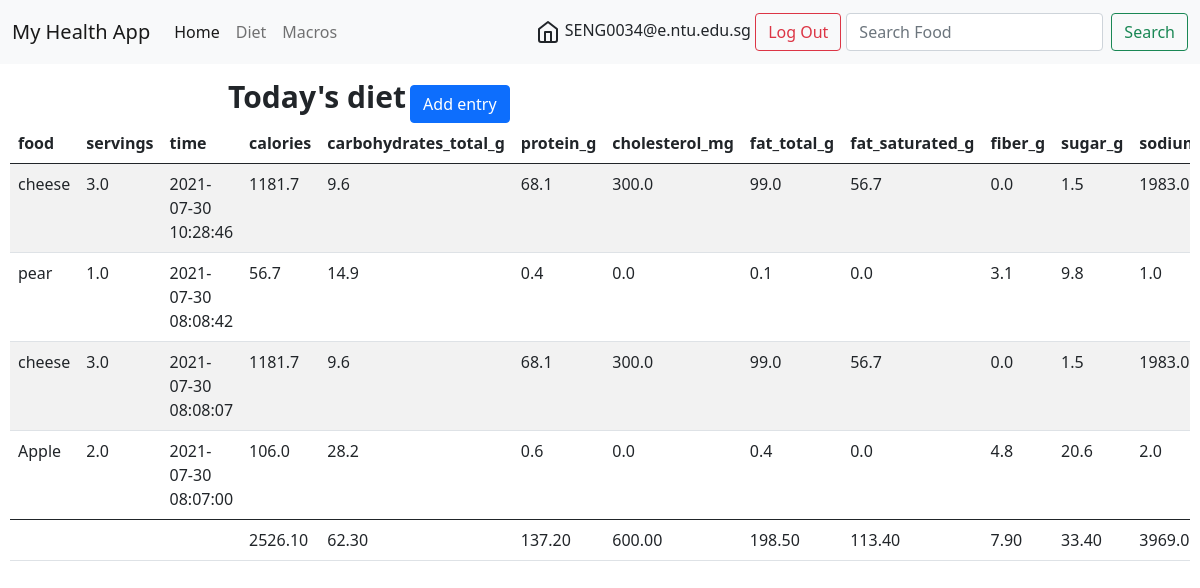
Page /diet (signed in) on the committed database.
### tables this page shows
CREATE TABLE entries (entry_id INTEGER, food TEXT NOT NULL, servings REAL, time TIMESTAMP DEFAULT CURRENT_TIMESTAMP, user_id INTEGER,  PRIMARY KEY(entry_id), FOREIGN KEY (user_id) REFERENCES users(id));

CREATE TABLE diet (diet_id INTEGER, calories REAL, carbohydrates_total_g REAL, protein_g REAL, cholesterol_mg REAL, fat_total_g REAL, fat_saturated_g REAL , fiber_g REAL, sugar_g REAL, sodium_mg REAL, potassium_mg REAL, FOREIGN KEY(diet_id ) REFERENCES entries(entry_id));

### app.py (the view, shortened to what this page needs)
@app.route("/diet", methods=["GET", "POST"])
@login_required
def diet():
    if request.method == "GET":
        con = sqlite3.connect('test.db')
        con.row_factory = sqlite3.Row
        cur = con.cursor()
        res = cur.execute("""SELECT * FROM entries INNER JOIN diet ON entries.entry_id = diet.diet_id
                            WHERE user_id = ? AND time>= (SELECT datetime('now','start of day')) ORDER BY time DESC;""", (session["user_id"], )).fetchall()
        res2 = cur.execute("""SELECT SUM(calories), SUM(carbohydrates_total_g), SUM(protein_g), SUM(cholesterol_mg), SUM(fat_total_g), SUM(fat_saturated_g), SUM(fiber_g),
                            SUM(sugar_g), SUM(sodium_mg), SUM(potassium_mg) FROM entries INNER JOIN diet ON entries.entry_id = diet.diet_id
                            WHERE user_id = ? AND time>= (SELECT datetime('now','start of day'));""", (session["user_id"], )).fetchall()
        cur.close()
        dic = {}
        if res:
            dic['header_list'] = res[0].keys()
            dic['query_rows'] = res
            dic['total_counts'] = res2
        print(len(res2))
        print(tuple(res2[0]))
        return render_template("diet.html", dic=dic)

### helpers.py (called while the page is built)
def login_required(f):
    @wraps(f)
    def decorated_function(*args, **kwargs):
        if session.get("user_id") is None:
            return redirect("/login")
        return f(*args, **kwargs)
    return decorated_function

### templates/diet.html (shortened to what this page needs)
{% extends "root.html" %}
{% block main %}
<div class="container" style="max-width: 767.98px">
  <div style="margin: auto; display: block;">
    <label style="font-size: 30px;"><b>Today's diet</b></label>
    <button type="button" class="btn btn-primary" data-bs-toggle="modal" data-bs-target="#exampleModal">
      Add entry
    </button>
  </div>
</div>
{% if dic %}
<div class="table-responsive">
  <table class="table table-striped">
    <thead>
      <tr>
        {% for header in dic['header_list'] %}
          {% if header not in ["user_id", "entry_id", "diet_id"] %}
          <th scope="col">{{header}}</th>
          {% endif %}
        {% endfor %}
      </tr>
    </thead>
    <tbody>
      {% for row in dic['query_rows'] %}
      <tr>
        {% for r in row %}
        {% if loop.index0 not in [0,4,5] %}
          <td>{{r}}</td>
        {% endif %}
        {% endfor %}
      </tr>
      {% endfor %}
    </tbody>
    <tfoot>
      {% for i in range(3) %}
        <td></td>
      {% endfor %}
      {% for count in dic['total_counts'][0] %}
          <td>{{"%.2f"|format(count)}}</td>
      {% endfor %}
    </tfoot>
  </table>
</div>
{% else %}
Table is empty
{% endif %}
{% endblock %}

### templates/root.html (shortened to what this page needs)
<!DOCTYPE html>
<html lang="en">
<head>
    <link href="https://cdn.jsdelivr.net/npm/bootstrap@5.0.2/dist/css/bootstrap.min.css" rel="stylesheet">
</head>
<body>
    <nav class="navbar navbar-expand-lg navbar-light bg-light">
      <div class="container-fluid">
            <a class="navbar-brand" href="/">My Health App</a>
            <div class="collapse navbar-collapse" id="navbarSupportedContent">
              <ul class="navbar-nav me-auto mb-2 mb-lg-0">
                <li class="nav-item">
                  <a class="nav-link active" aria-current="page" href="#">Home</a>
                </li>
                <li class="nav-item">
                  <a class="nav-link" href="/diet">Diet</a>
                </li>
                <li class="nav-item">
                  <a class="nav-link" href="/macros">Macros</a>
                </li>
              </ul>
              {% if session["email"] %}
              <i data-feather="home"></i>
              <div style="padding: 5px">
                    {{session["email"]}}
                    <a class="btn btn-outline-danger my-2 my-sm-0" href="/logout">Log Out</a>
              </div>
              {% endif %}
            <form class="d-flex" action="/search">
              <input class="form-control me-2" name="search" placeholder="Search Food">
              <button class="btn btn-outline-success" type="submit">Search</button>
            </form>
          </div>
        </div>
      </nav>
      <div class="jumbotron" style="padding: 10px;">
        {% block main %}{% endblock %}
      </div>
</body>
</html>

### rows in the picture
diet: calories "1181.7", carbohydrates_total_g "9.6", protein_g "68.1", cholesterol_mg "300.0", fat_total_g "99.0", fat_saturated_g "56.7", fiber_g "0.0", sugar_g "1.5", sodium_mg "1983.0"
entries: food "cheese", servings "3.0", time "2021-07-30 10:28:46"
diet: calories "56.7", carbohydrates_total_g "14.9", protein_g "0.4", cholesterol_mg "0.0", fat_total_g "0.1", fat_saturated_g "0.0", fiber_g "3.1", sugar_g "9.8", sodium_mg "1.0"
entries: food "pear", servings "1.0", time "2021-07-30 08:08:42"
diet: calories "1181.7", carbohydrates_total_g "9.6", protein_g "68.1", cholesterol_mg "300.0", fat_total_g "99.0", fat_saturated_g "56.7", fiber_g "0.0", sugar_g "1.5", sodium_mg "1983.0"
entries: food "cheese", servings "3.0", time "2021-07-30 08:08:07"
diet: calories "106.0", carbohydrates_total_g "28.2", protein_g "0.6", cholesterol_mg "0.0", fat_total_g "0.4", fat_saturated_g "0.0", fiber_g "4.8", sugar_g "20.6", sodium_mg "2.0"
entries: food "Apple", servings "2.0", time "2021-07-30 08:07:00"

### other values in the picture
{{ session["email"] }} "SENG0034@e.ntu.edu.sg"
{{ header }} "food" "servings" "time" "calories" "carbohydrates_total_g" "protein_g" "cholesterol_mg" "fat_total_g" "fat_saturated_g" "fiber_g" "sugar_g"
{{ "%.2f"|format(count) }} "2526.10" "62.30" "137.20" "600.00" "198.50" "113.40" "7.90" "33.40"
